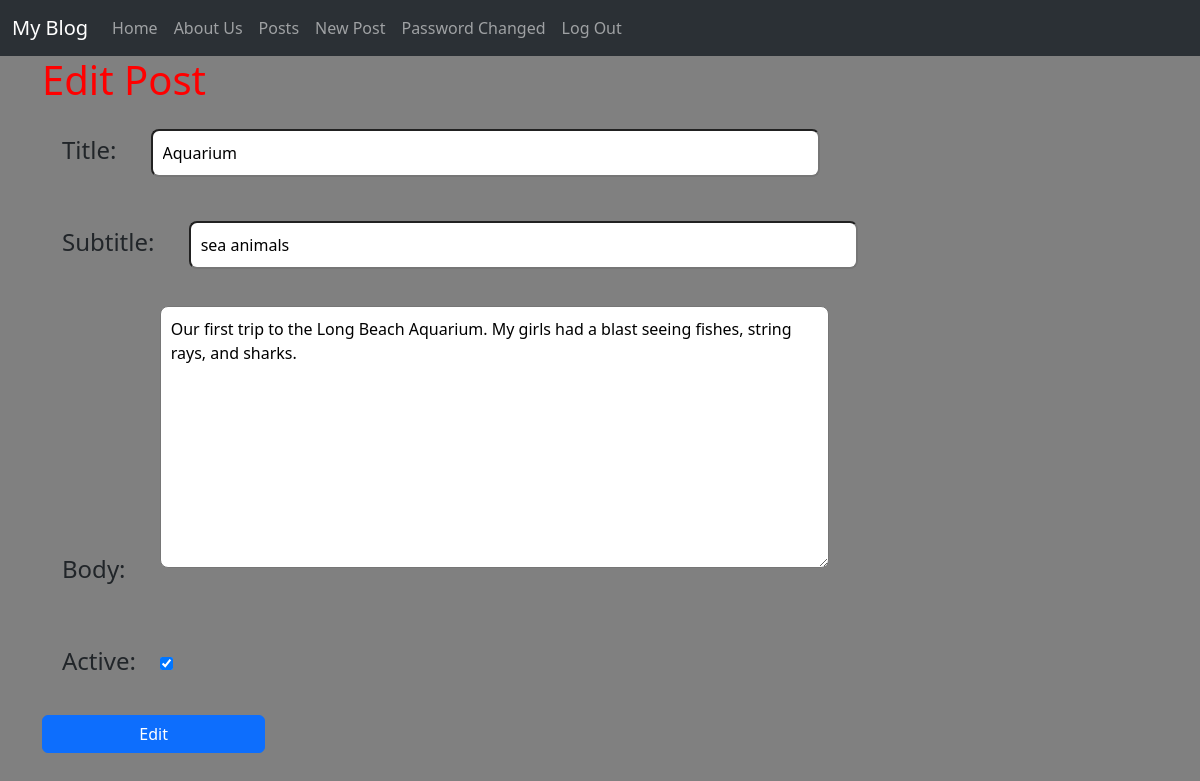
The app's page /posts/4/edit/ (signed in) with its own data.
### posts/models.py (models this page shows, shortened)
class Post(models.Model):
    title = models.CharField(max_length=128)
    subtitle = models.CharField(max_length=128)
    author = models.ForeignKey(
        'auth.User',
        on_delete=models.CASCADE
    )
    body = models.TextField()
    created_on = models.DateTimeField(auto_now_add=True)
    active = models.BooleanField(default=True)

### posts/views.py (the view)
# urls.py: path("<int:pk>/edit/", PostUpdateView.as_view(), name="edit"),
class PostUpdateView(LoginRequiredMixin, UserPassesTestMixin, UpdateView):
    template_name = "posts/edit.html"
    model =Post
    fields = ["title", "subtitle", "body", "active"]
    def test_func(self):
        user = self.request.user
        post = self.get_object()
        return user ==post.author

### templates/posts/edit.html (shortened to what this page needs)
{% extends 'base.html' %}
{% load static %}
{% block content %}
<h1>Edit Post</h1>
<form methods="POST">
    {{ form.as_p }}
    <input type="submit" value="Edit" class="btn btn-primary">
</form>
{% endblock content %}

### static/css/base.css (style rules this page uses)
h1 { color: red; }
.btn { width: 20%; }
label { font-size: 24px; margin: 10px; padding: 10px; }
#id_title, #id_subtitle, #id_body { width: 60%; padding: 10px; margin: 10px; border-radius: 8px; }
body { background-color: gray; }

### records on screen
Post: title "Aquarium", subtitle "sea animals", body "Our first trip to the Long Beach Aquarium. My girls had a blast seeing fishes, string rays, and sharks.", active "☑"
